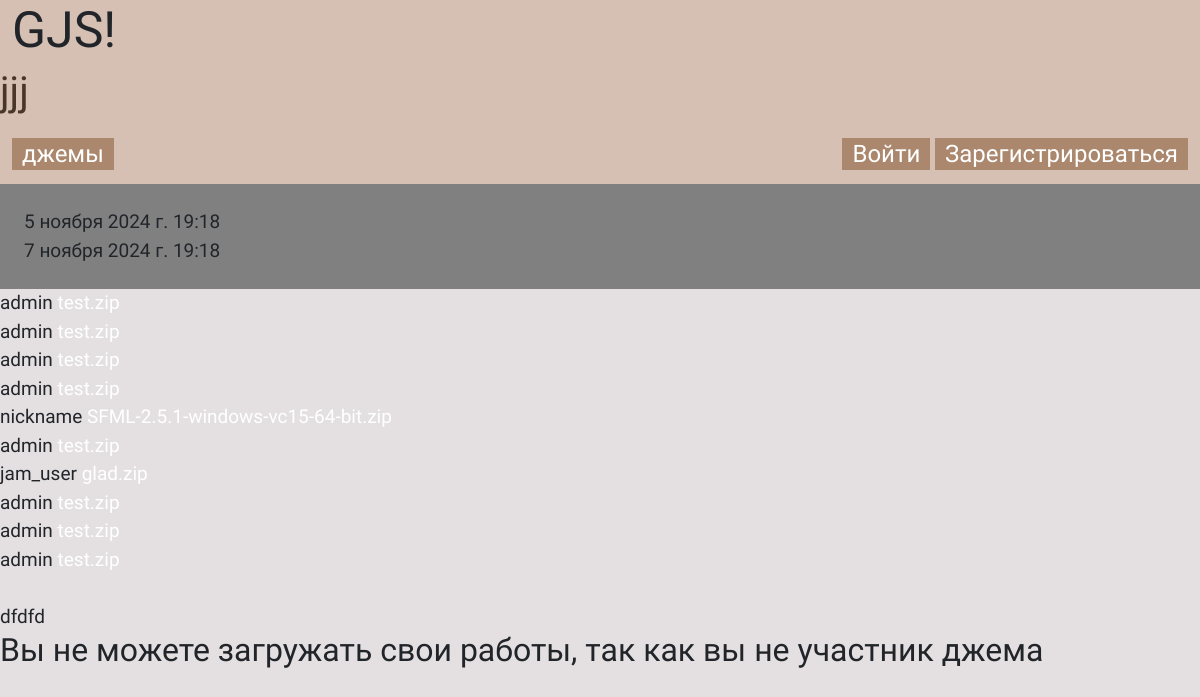
/jams/afa75d8e-78e4-4aea-a6cc-a4ac3ef5a81c/, run on the app's committed database.
### jams/models.py (models this page shows, shortened)
class GameJams(models.Model):
    jam_status = [
        ("FN", "Завершён"),
        ("OG", "Идёт"),
        ("PR", "Подготовка")
    ]
    uuid = models.UUIDField(primary_key=True, default=uuid.uuid4, editable=False)
    title = models.CharField(max_length=255)
    date_start = models.DateTimeField()
    date_end = models.DateTimeField()
    theme = models.CharField(max_length=255)
    status = models.CharField(max_length=3, choices=jam_status)
    winner = models.OneToOneField(settings.AUTH_USER_MODEL, related_name="user_winner",
                                  on_delete=models.SET_NULL, blank=True, null=True)
    users = models.ManyToManyField(settings.AUTH_USER_MODEL, related_name="users",
                                   blank=True)

class UploadFile(models.Model):
    file = models.FileField(upload_to="zip_uploads/")
    uploaded_time = models.DateTimeField(auto_now_add=True)
    jam_uuid = models.ForeignKey(GameJams, on_delete=models.CASCADE)
    user = models.ForeignKey(User, on_delete=models.CASCADE)

### users/models.py (models this page shows)
class User(AbstractUser):
    email = models.EmailField(unique=True, verbose_name="Электронная почта")
    USERNAME_FIELD = 'email'
    REQUIRED_FIELDS = []

### jams/views.py (the view)
# urls.py: path('<uuid:uuid>/', views.GameJamDetail.as_view(), name='gamejam_detail'),
class GameJamDetail(DetailView):
    model = GameJams
    template_name = 'pages/jams_pages/gamejam_detail.html'
    context_object_name = "gamejam_detail"
    def get_context_data(self, **kwargs):
        context = super().get_context_data(**kwargs)
        user_games = UploadFile.objects.filter(jam_uuid=self.object.uuid).order_by('-uploaded_time')
        for game in user_games:
            game.cleaned_name = game.file.name.replace('zip_uploads/', '')
        context["user_games"] = user_games
        if self.object.status == 'FN':
            context["user_avg_rating"] = count_final_rating(self.object.uuid)
        return context
    def get_object(self, queryset=None):
        return GameJams.objects.get(uuid=self.kwargs.get("uuid"))

### templates/pages/jams_pages/gamejam_detail.html (shortened to what this page needs)
{% extends 'base.html' %}
{% block headercontent %}
<div class="div-header">
    <div class="container-title">
        <h1>{{gamejam_detail.title}}</h1>
    </div>
</div>
<div class="profile-header">
    <div>
        <a href="{% url 'jams_list' %}" class="a-button">джемы</a>
    </div>
    <div>
        {% if request.user.is_authenticated %}
            <a href="{% url 'profile_detail' request.user.username %}" class="a-button">{{request.user.username}}</a>
        {% else %}
            <a href="{% url 'login' %}" class="a-button">Войти</a>
            <a href="{% url 'regist' %}" class="a-button">Зарегистрироваться</a>
        {% endif %}
    </div>
</div>
{% endblock %}
{% block content %}
<div class="jam-container">
    <div class="container-date">
        {{gamejam_detail.date_start}}
        <br>
        {{gamejam_detail.date_end}}
    </div>
    {% for user_game in user_games %}
        {{ user_game.user.username }}
        <a href="{% url 'download_file' gamejam_detail.uuid user_game.id %}">
            {{ user_game.cleaned_name }}</a>
        <br>
    {% endfor %}
    <br>
    {% if gamejam_detail.status == 'OG' %}
        {{gamejam_detail.theme}}
        {% if request.user in gamejam_detail.users.all %}
        <form action="{% url 'upload-game' gamejam_detail.uuid %}" method="post" enctype="multipart/form-data">
            {% csrf_token %}
            <input type="file" name="game">
            <input type="hidden" name="jam_uuid" value="{{gamejam_detail.uuid}}">
            <button type="submit" class="btn btn-secondary">Отправить</button>
        </form>
        {% else %}
        <h2>Вы не можете загружать свои работы, так как вы не участник джема</h2>
        {% endif %}
    {% endif %}
</div>
{% endblock %}

### static/css/style.css (style rules this page uses)
:root { --main-background: #E4E0E1; --head-foot: #D6C0B3; --button: #AB886D; --button-hover: #AB889D; --head-text: #493628; --container-color: gray; }
body { background-color: var(--main-background); font-family: "Tiny5", serif; font-size: 19px; }
a, a:hover { color: white; text-decoration: none; }
.a-button { padding: 2px 10px 2px 10px; text-decoration: none; text-align: center; font-size: 24px; background-color: var(--button); }
.container-title { color: var(--head-text); background-color: var(--head-foot); }
.container-date { background-color: gray; padding: 2%; }
.div-header { display: flex; justify-content: space-between; }
.profile-header { display: flex; justify-content: space-between; padding: 1%; text-decoration: none; }

### data on the page
GameJams: title "jjj", date_start "5 ноября 2024 г. 19:18", date_end "7 ноября 2024 г. 19:18", theme "dfdfd"
UploadFile: user.username "admin", cleaned_name "test.zip"
UploadFile: user.username "admin", cleaned_name "test.zip"
UploadFile: user.username "admin", cleaned_name "test.zip"
UploadFile: user.username "admin", cleaned_name "test.zip"
UploadFile: user.username "nickname", cleaned_name "SFML-2.5.1-windows-vc15-64-bit.zip"
UploadFile: user.username "admin", cleaned_name "test.zip"
UploadFile: user.username "jam_user", cleaned_name "glad.zip"
UploadFile: user.username "admin", cleaned_name "test.zip"
UploadFile: user.username "admin", cleaned_name "test.zip"
UploadFile: user.username "admin", cleaned_name "test.zip"
